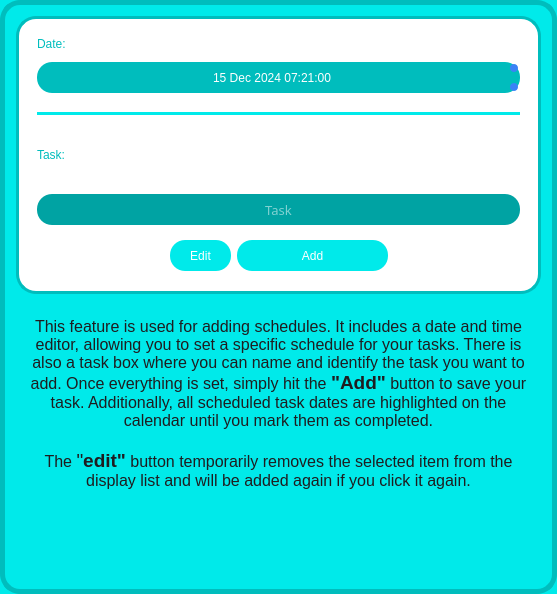
               <widget class="QFrame" name="frame_17">
                <property name="minimumSize">
                 <size>
                  <width>507</width>
                  <height>594</height>
                 </size>
                </property>
                <property name="styleSheet">
                 <string notr="true">background-color: rgb(0, 234, 234);
border-radius: 20px;
border: 5px solid  rgb(0, 189, 189)</string>
                </property>
                <property name="frameShape">
                 <enum>QFrame::StyledPanel</enum>
                </property>
                <property name="frameShadow">
                 <enum>QFrame::Raised</enum>
                </property>
                <layout class="QGridLayout" name="gridLayout_16">
                 <item row="1" column="0">
                  <widget class="QTextBrowser" name="textBrowser_3">
                   <property name="minimumSize">
                    <size>
                     <width>401</width>
                     <height>48</height>
                    </size>
                   </property>
                   <property name="styleSheet">
                    <string notr="true">border: none;</string>
                   </property>
                   <property name="html">
                    <string>&lt;!DOCTYPE HTML PUBLIC &quot;-//W3C//DTD HTML 4.0//EN&quot; &quot;http://www.w3.org/TR/REC-html40/strict.dtd&quot;&gt;
&lt;html&gt;&lt;head&gt;&lt;meta name=&quot;qrichtext&quot; content=&quot;1&quot; /&gt;&lt;style type=&quot;text/css&quot;&gt;
p, li { white-space: pre-wrap; }
&lt;/style&gt;&lt;/head&gt;&lt;body style=&quot; font-family:'MS Shell Dlg 2'; font-size:8.25pt; font-weight:400; font-style:normal;&quot;&gt;
&lt;p align=&quot;center&quot; style=&quot;-qt-paragraph-type:empty; margin-top:0px; margin-bottom:0px; margin-left:0px; margin-right:0px; -qt-block-indent:0; text-indent:0px; font-family:'Courier New';&quot;&gt;&lt;br /&gt;&lt;/p&gt;
&lt;p align=&quot;center&quot; style=&quot; margin-top:0px; margin-bottom:0px; margin-left:0px; margin-right:0px; -qt-block-indent:0; text-indent:0px;&quot;&gt;&lt;span style=&quot; font-family:'Courier New'; font-size:12pt; color:#1e1d20;&quot;&gt;This feature is used for adding schedules. It includes a date and time editor, allowing you to set a specific schedule for your tasks. There is also a task box where you can name and identify the task you want to add. Once everything is set, simply hit the&lt;/span&gt;&lt;span style=&quot; font-family:'Courier New'; font-size:12pt; font-weight:600; color:#1e1d20;&quot;&gt; &lt;/span&gt;&lt;span style=&quot; font-family:'Courier New'; font-size:14pt; font-weight:600; color:#1e1d20;&quot;&gt;&amp;quot;Add&amp;quot;&lt;/span&gt;&lt;span style=&quot; font-family:'Courier New'; font-size:12pt; color:#1e1d20;&quot;&gt; button to save your task. Additionally, all scheduled task dates are highlighted on the calendar until you mark them as completed.&lt;/span&gt;&lt;/p&gt;
&lt;p align=&quot;center&quot; style=&quot;-qt-paragraph-type:empty; margin-top:0px; margin-bottom:0px; margin-left:0px; margin-right:0px; -qt-block-indent:0; text-indent:0px; font-family:'Courier New'; font-size:12pt; color:#1e1d20;&quot;&gt;&lt;br /&gt;&lt;/p&gt;
&lt;p align=&quot;center&quot; style=&quot; margin-top:0px; margin-bottom:0px; margin-left:0px; margin-right:0px; -qt-block-indent:0; text-indent:0px;&quot;&gt;&lt;span style=&quot; font-family:'Courier New'; font-size:12pt; color:#1e1d20;&quot;&gt;The &lt;/span&gt;&lt;span style=&quot; font-family:'Courier New'; font-size:14pt; color:#1e1d20;&quot;&gt;&amp;quot;&lt;/span&gt;&lt;span style=&quot; font-family:'Courier New'; font-size:14pt; font-weight:600; color:#1e1d20;&quot;&gt;edit&amp;quot;&lt;/span&gt;&lt;span style=&quot; font-family:'Courier New'; font-size:12pt; color:#1e1d20;&quot;&gt; button temporarily removes the selected item from the display list and will be added again if you click it again.&lt;/span&gt;&lt;/p&gt;&lt;/body&gt;&lt;/html&gt;</string>
                   </property>
                  </widget>
                 </item>
                 <item row="0" column="0">
                  <widget class="QFrame" name="frame_18">
                   <property name="sizePolicy">
                    <sizepolicy hsizetype="Expanding" vsizetype="Expanding">
                     <horstretch>0</horstretch>
                     <verstretch>0</verstretch>
                    </sizepolicy>
                   </property>
                   <property name="minimumSize">
                    <size>
                     <width>391</width>
                     <height>261</height>
                    </size>
                   </property>
                   <property name="maximumSize">
                    <size>
                     <width>16777215</width>
                     <height>16777215</height>
                    </size>
                   </property>
                   <property name="styleSheet">
                    <string notr="true">background-color: rgb(255, 255, 255);
border-radius: 20px;
border: 3px solid  rgb(0, 189, 189)</string>
                   </property>
                   <property name="frameShape">
                    <enum>QFrame::StyledPanel</enum>
                   </property>
                   <property name="frameShadow">
                    <enum>QFrame::Raised</enum>
                   </property>
                   <layout class="QGridLayout" name="gridLayout_14">
                    <item row="0" column="0" rowspan="2" colspan="6">
                     <widget class="QFrame" name="frame_19">
                      <property name="minimumSize">
                       <size>
                        <width>341</width>
                        <height>171</height>
                       </size>
                      </property>
                      <property name="styleSheet">
                       <string notr="true">border: none;</string>
                      </property>
                      <property name="frameShape">
                       <enum>QFrame::StyledPanel</enum>
                      </property>
                      <property name="frameShadow">
                       <enum>QFrame::Raised</enum>
                      </property>
                      <layout class="QGridLayout" name="gridLayout_15">
                       <item row="0" column="0">
                        <widget class="QLabel" name="label_5">
                         <property name="sizePolicy">
                          <sizepolicy hsizetype="Fixed" vsizetype="Fixed">
                           <horstretch>0</horstretch>
                           <verstretch>0</verstretch>
                          </sizepolicy>
                         </property>
                         <property name="styleSheet">
                          <string notr="true">border: none;
font: 87 8pt &quot;Arial Black&quot;;
color: rgb(0, 189, 189)</string>
                         </property>
                         <property name="text">
                          <string>Date:</string>
                         </property>
                        </widget>
                       </item>
                       <item row="1" column="1">
                        <spacer name="verticalSpacer_27">
                         <property name="orientation">
                          <enum>Qt::Vertical</enum>
                         </property>
                         <property name="sizeType">
                          <enum>QSizePolicy::Fixed</enum>
                         </property>
                         <property name="sizeHint" stdset="0">
                          <size>
                           <width>20</width>
                           <height>5</height>
                          </size>
                         </property>
                        </spacer>
                       </item>
                       <item row="2" column="0" colspan="3">
                        <widget class="QDateTimeEdit" name="sched_datetimeedit_2">
                         <property name="minimumSize">
                          <size>
                           <width>31</width>
                           <height>31</height>
                          </size>
                         </property>
                         <property name="styleSheet">
                          <string notr="true">/* General QDateEdit styling */
QDateTimeEdit {
    background-color: rgb(0, 189, 189);
	color: rgb(255, 255, 255);
    border-radius: 15px; /* Rounded corners */
    padding: 5px 10px; /* Inner padding */
	font: 12pt &quot;Arial&quot;;
}

/* Arrow buttons for spin up/down */
QDateTimeEdit::up-button, QDateTimeEdit::down-button {
    border: none; /* Remove button borders */
    background-color: #3B82F6; /* Highlighted blue background */
    border-radius: 4px; /* Rounded arrow buttons */
    width: 8px; /* Set size */
    height: 8px;
    margin: 2px; /* Spacing */
}

QDateTimeEdit::up-button:hover, QDateTimeEdit::down-button:hover {
    background-color: #4C8EF7; /* Lighter blue on hover */
}

/* Default arrows for up and down */
QDateTimeEdit::up-arrow, QDateTimeEdit::down-arrow {
    width: 10px;
    height: 10px;
}

/* Disabled state for date input */
QDateTimeEdit:disabled {
    background-color: #444B56; /* Darker gray */
    color: #888888; /* Dimmed text */
    border: 1px solid #555555;
}
</string>
                         </property>
                         <property name="alignment">
                          <set>Qt::AlignCenter</set>
                         </property>
                         <property name="date">
                          <date>
                           <year>2024</year>
                           <month>12</month>
                           <day>15</day>
                          </date>
                         </property>
                         <property name="time">
                          <time>
                           <hour>7</hour>
                           <minute>21</minute>
                           <second>0</second>
                          </time>
                         </property>
                        </widget>
                       </item>
                       <item row="3" column="2">
                        <spacer name="verticalSpacer_28">
                         <property name="orientation">
                          <enum>Qt::Vertical</enum>
                         </property>
                         <property name="sizeType">
                          <enum>QSizePolicy::Fixed</enum>
                         </property>
                         <property name="sizeHint" stdset="0">
                          <size>
                           <width>20</width>
                           <height>13</height>
                          </size>
                         </property>
                        </spacer>
                       </item>
                       <item row="4" column="0" colspan="3">
                        <widget class="Line" name="line_5">
                         <property name="styleSheet">
                          <string notr="true">border: 5px solid rgb(0, 234, 234);</string>
                         </property>
                         <property name="orientation">
                          <enum>Qt::Horizontal</enum>
                         </property>
                        </widget>
                       </item>
                       <item row="5" column="0">
                        <widget class="QLabel" name="label_6">
                         <property name="styleSheet">
                          <string notr="true">border: none;
font: 87 8pt &quot;Arial Black&quot;;
color: rgb(0, 189, 189)</string>
                         </property>
                         <property name="text">
                          <string>Task:</string>
                         </property>
                        </widget>
                       </item>
                       <item row="5" column="2">
                        <spacer name="verticalSpacer_29">
                         <property name="orientation">
                          <enum>Qt::Vertical</enum>
                         </property>
                         <property name="sizeType">
                          <enum>QSizePolicy::Fixed</enum>
                         </property>
                         <property name="sizeHint" stdset="0">
                          <size>
                           <width>20</width>
                           <height>6</height>
                          </size>
                         </property>
                        </spacer>
                       </item>
                       <item row="6" column="0" colspan="3">
                        <widget class="QLineEdit" name="sched_task_box_2">
                         <property name="minimumSize">
                          <size>
                           <width>0</width>
                           <height>31</height>
                          </size>
                         </property>
                         <property name="font">
                          <font>
                           <family>Arial Black</family>
                           <pointsize>10</pointsize>
                           <weight>10</weight>
                           <italic>false</italic>
                           <bold>false</bold>
                          </font>
                         </property>
                         <property name="styleSheet">
                          <string notr="true">background-color: rgb(0, 163, 163);
font: 87 10pt &quot;Arial Black&quot;;
color: rgb(255, 255, 255);
border-radius: 15px;
border: none;</string>
                         </property>
                         <property name="alignment">
                          <set>Qt::AlignCenter</set>
                         </property>
                         <property name="placeholderText">
                          <string>Task</string>
                         </property>
                        </widget>
                       </item>
                      </layout>
                     </widget>
                    </item>
                    <item row="1" column="2">
                     <spacer name="verticalSpacer_30">
                      <property name="orientation">
                       <enum>Qt::Vertical</enum>
                      </property>
                      <property name="sizeType">
                       <enum>QSizePolicy::Fixed</enum>
                      </property>
                      <property name="sizeHint" stdset="0">
                       <size>
                        <width>20</width>
                        <height>5</height>
                       </size>
                      </property>
                     </spacer>
                    </item>
                    <item row="1" column="4">
                     <spacer name="verticalSpacer_36">
                      <property name="orientation">
                       <enum>Qt::Vertical</enum>
                      </property>
                      <property name="sizeType">
                       <enum>QSizePolicy::Fixed</enum>
                      </property>
                      <property name="sizeHint" stdset="0">
                       <size>
                        <width>20</width>
                        <height>5</height>
                       </size>
                      </property>
                     </spacer>
                    </item>
                    <item row="2" column="0">
                     <spacer name="horizontalSpacer_30">
                      <property name="orientation">
                       <enum>Qt::Horizontal</enum>
                      </property>
                      <property name="sizeHint" stdset="0">
                       <size>
                        <width>95</width>
                        <height>20</height>
                       </size>
                      </property>
                     </spacer>
                    </item>
                    <item row="2" column="1" colspan="2">
                     <widget class="QPushButton" name="sched_edit_btn_2">
                      <property name="sizePolicy">
                       <sizepolicy hsizetype="Fixed" vsizetype="Fixed">
                        <horstretch>0</horstretch>
                        <verstretch>0</verstretch>
                       </sizepolicy>
                      </property>
                      <property name="minimumSize">
                       <size>
                        <width>61</width>
                        <height>31</height>
                       </size>
                      </property>
                      <property name="styleSheet">
                       <string notr="true">QPushButton {
background-color:rgb(0, 234, 234);
color: rgb(255, 255, 255);
border-radius: 15px;
border: none;
font: 87 10pt &quot;Arial Black&quot;;
}

QPushButton:hover {
background-color: rgb(255, 255, 255);
color: rgb(0, 234, 234);
border-radius: 15px;
border: none;
}

QPushButton:pressed {
background-color: rgb(0, 234, 234);
}
</string>
                      </property>
                      <property name="text">
                       <string>Edit</string>
                      </property>
                     </widget>
                    </item>
                    <item row="2" column="3" colspan="2">
                     <widget class="QPushButton" name="sched_add_btn_2">
                      <property name="sizePolicy">
                       <sizepolicy hsizetype="Expanding" vsizetype="Fixed">
                        <horstretch>0</horstretch>
                        <verstretch>0</verstretch>
                       </sizepolicy>
                      </property>
                      <property name="minimumSize">
                       <size>
                        <width>151</width>
                        <height>31</height>
                       </size>
                      </property>
                      <property name="styleSheet">
                       <string notr="true">QPushButton {
background-color: rgb(0, 234, 234);
color: rgb(255, 255, 255);
border-radius: 15px;
border: none;
font: 87 10pt &quot;Arial Black&quot;;
}

QPushButton:hover {
background-color:rgb(255, 255, 255);
color:rgb(0, 234, 234);
border-radius: 15px;
border: none;
}

QPushButton:pressed {
background-color: rgb(0, 234, 234);
}
</string>
                      </property>
                      <property name="text">
                       <string>Add</string>
                      </property>
                     </widget>
                    </item>
                    <item row="2" column="5">
                     <spacer name="horizontalSpacer_31">
                      <property name="orientation">
                       <enum>Qt::Horizontal</enum>
                      </property>
                      <property name="sizeHint" stdset="0">
                       <size>
                        <width>95</width>
                        <height>20</height>
                       </size>
                      </property>
                     </spacer>
                    </item>
                    <item row="3" column="2">
                     <spacer name="verticalSpacer_31">
                      <property name="orientation">
                       <enum>Qt::Vertical</enum>
                      </property>
                      <property name="sizeType">
                       <enum>QSizePolicy::Fixed</enum>
                      </property>
                      <property name="sizeHint" stdset="0">
                       <size>
                        <width>20</width>
                        <height>11</height>
                       </size>
                      </property>
                     </spacer>
                    </item>
                    <item row="3" column="4">
                     <spacer name="verticalSpacer_37">
                      <property name="orientation">
                       <enum>Qt::Vertical</enum>
                      </property>
                      <property name="sizeType">
                       <enum>QSizePolicy::Fixed</enum>
                      </property>
                      <property name="sizeHint" stdset="0">
                       <size>
                        <width>20</width>
                        <height>11</height>
                       </size>
                      </property>
                     </spacer>
                    </item>
                   </layout>
                  </widget>
                 </item>
                </layout>
               </widget>
